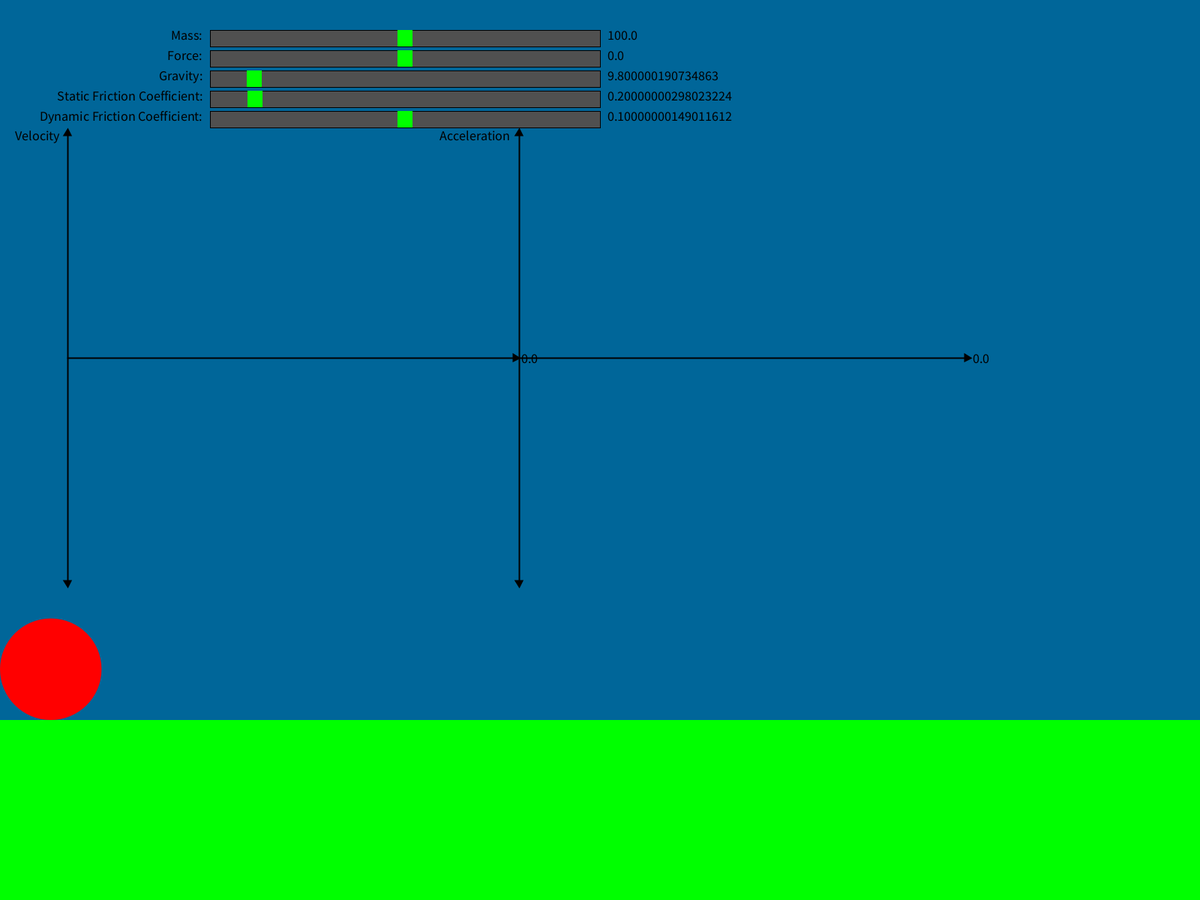
Frame 1 (no input)
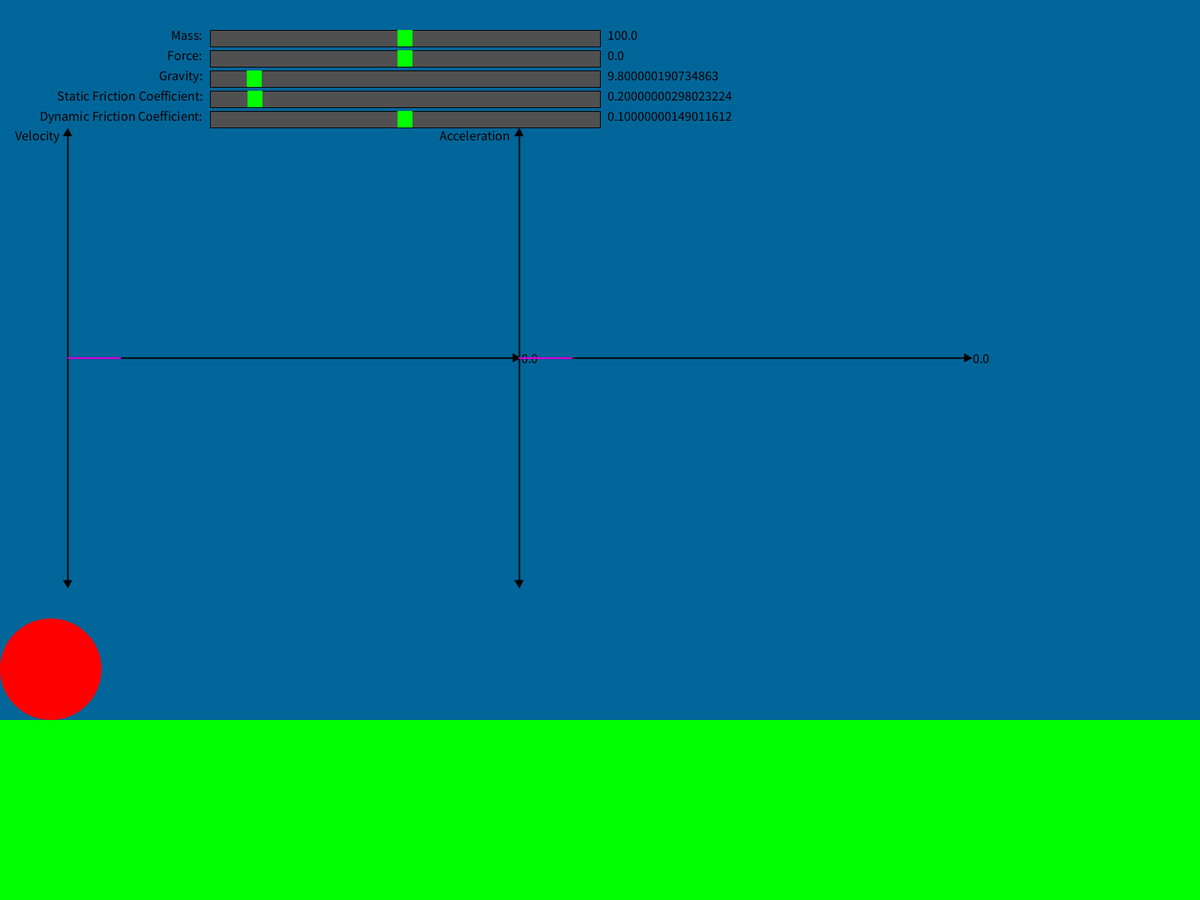
Frame 60 (the mouse pressed at the canvas centre just before this capture)
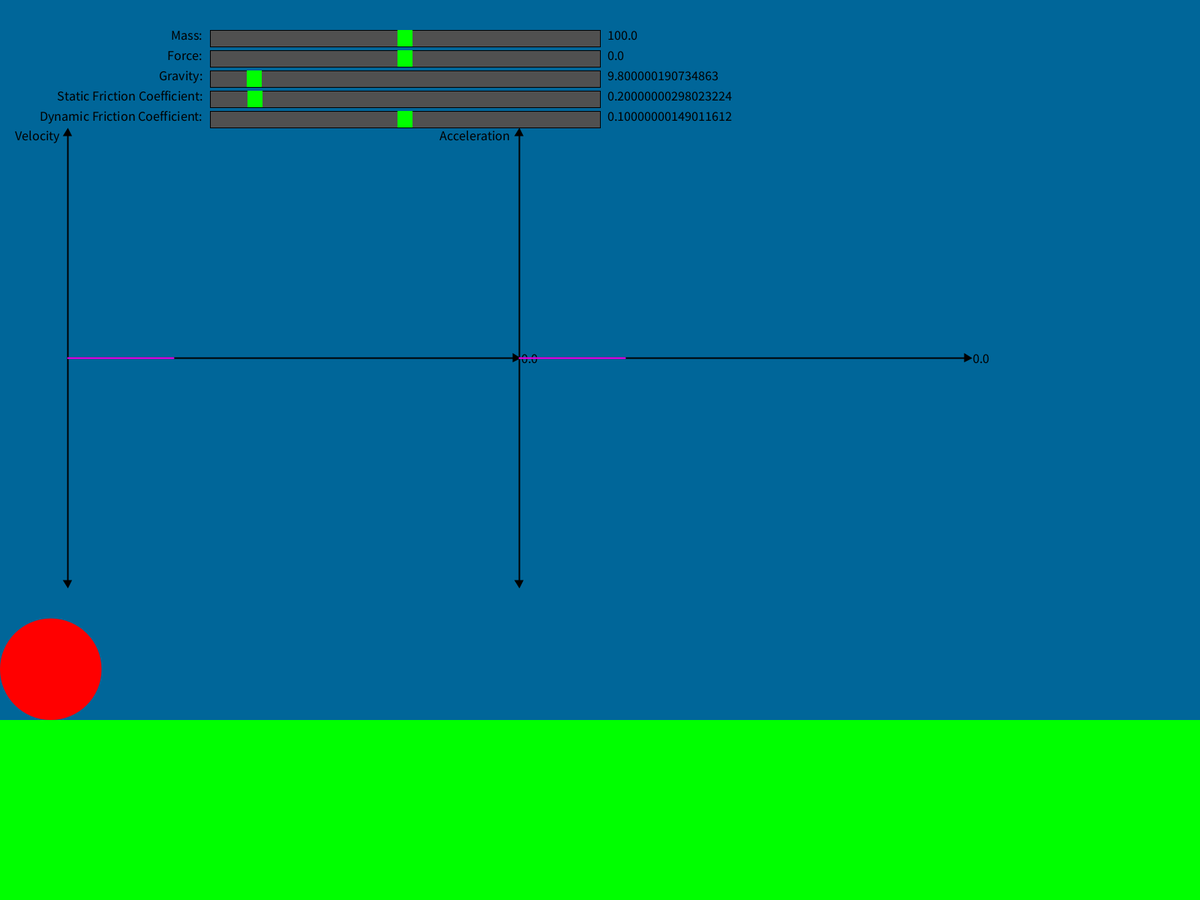
Frame 120 (the mouse held since frame 60 and released just before this capture)

The Processing sketch that drew these frames (run headless with seeded random() and noise(); from frame 60 on, the mouse is pressed at the canvas centre):

// Processing sketch: Simulation
// ── Simulation.pde
import java.util.Collections; //<>//
double dynamicFrictionCoefficient, staticFrictionCoefficient, mass, radius, force, gravity, netForce, velocity, acceleration;
double mx, fx, gx, sfcx, dfcx;
double mFraction=(double)2/5, fFraction=2, gFraction=(double)1/5, sfcFraction=(double)1/250, dfcFraction;
double ballx, bally;
boolean mActive, fActive, gActive, sfcActive, dfcActive;
int screenDistance=10000;
double distanceScale=(double)width/screenDistance;
int moving;
ArrayList<Double> velocityValues, accelerationValues;
void setup() {
  fullScreen();
  reset();
}
void draw() {
  background(0, 102, 153);
  drawSliders();
  drawSimulation();
  updateSimulation();
  drawGraphs();
}
void reset() {
  velocityValues=new ArrayList<Double>();
  accelerationValues=new ArrayList<Double>();
  moving=0;
  mActive=false;
  fActive=false;
  gActive=false;
  sfcActive=false;
  dfcActive=false;
  force=0;
  netForce=0;
  velocity=0;
  acceleration=0;
  mass=100;
  gravity=9.8;
  staticFrictionCoefficient=0.2;
  dynamicFrictionCoefficient=0.1;
  mx=mass/mFraction;
  fx=250;
  gx=gravity/gFraction;
  sfcx=staticFrictionCoefficient/sfcFraction;
  dfcFraction=staticFrictionCoefficient/500;
  dfcx=dynamicFrictionCoefficient/dfcFraction;
  radius=sqrt((float) mass/PI)*12;
  ballx=0;
  bally=4*height/5-radius*2;
}
void drawSliders() {
  fill(0);
  textAlign(RIGHT, TOP);
  textSize(18);
  text("Mass:", 270, 40);
  text("Force:", 270, 67);
  text("Gravity:", 270, 94);
  text("Static Friction Coefficient:", 270, 121);
  text("Dynamic Friction Coefficient:", 270, 148);
  textAlign(LEFT, TOP);
  text(mass+"", 810, 40);
  text(force+"", 810, 67);
  text(gravity+"", 810, 94);
  text(staticFrictionCoefficient+"", 810, 121);
  text(dynamicFrictionCoefficient+"", 810, 148);
  fill(80);
  stroke(0);
  rect(280, 40, 520, 22);
  rect(280, 67, 520, 22);
  rect(280, 94, 520, 22);
  rect(280, 121, 520, 22);
  rect(280, 148, 520, 22);
  noStroke();
  fill(0, 255, 0);
  rect(280+(float)mx, 40, 20, 22);
  rect(280+(float)fx, 67, 20, 22);
  rect(280+(float)gx, 94, 20, 22);
  rect(280+(float)sfcx, 121, 20, 22);
  rect(280+(float)dfcx, 148, 20, 22);
}
void drawGraphs() {
  double lineLength=bally-50-180;
  stroke(0);
  fill(0);
  strokeWeight(2);
  line(90, 180, 90, 180+(float)lineLength);
  line(90, 180+(float)lineLength/2, 90+(float)lineLength, 180+(float)lineLength/2);
  triangle(90, 172, 90-8/sqrt(3), 180, 90+8/sqrt(3), 180);
  triangle(90, 180+(float)lineLength+8, 90-8/sqrt(3), 180+(float)lineLength, 90+8/sqrt(3), 180+(float)lineLength);
  triangle(90+(float)lineLength+8, 180+(float)lineLength/2, 90+(float)lineLength, 180+(float)lineLength/2-8/sqrt(3), 90+(float)lineLength, 180+(float)lineLength/2+8/sqrt(3));
  line(692, 180, 692, 180+(float)lineLength);
  line(692, 180+(float)lineLength/2, 692+(float)lineLength, 180+(float)lineLength/2);
  triangle(692, 172, 692-8/sqrt(3), 180, 692+8/sqrt(3), 180);
  triangle(692, 180+(float)lineLength+8, 692-8/sqrt(3), 180+(float)lineLength, 692+8/sqrt(3), 180+(float)lineLength);
  triangle(692+(float)lineLength+8, 180+(float)lineLength/2, 692+(float)lineLength, 180+(float)lineLength/2-8/sqrt(3), 692+(float)lineLength, 180+(float)lineLength/2+8/sqrt(3));
  fill(0);
  textAlign(RIGHT, CENTER);
  text("Velocity", 80, 180);
  double velocityFraction=Collections.max(velocityValues)>-Collections.min(velocityValues)? Collections.max(velocityValues):-Collections.min(velocityValues);
  velocityFraction=velocityFraction==0? 0:lineLength/2/velocityFraction;
  beginShape();
  noFill();
  stroke(255, 0, 255);
  for (int i=0; i<velocityValues.size(); i++) {
    vertex(90+i*(float)lineLength/500, 180+(float)lineLength/2-(float)(double)velocityValues.get(i)*(float)velocityFraction);
  }
  endShape();
  textAlign(LEFT, CENTER);
  text(velocity+"", 100+(float)lineLength, 180+(float)lineLength/2-(float)velocity*(float)velocityFraction);
  textAlign(RIGHT, CENTER);
  text("Acceleration", 680, 180);
  double accelerationFraction=Collections.max(accelerationValues)>-Collections.min(accelerationValues)? Collections.max(accelerationValues):-Collections.min(accelerationValues);
  accelerationFraction=accelerationFraction==0? 0:lineLength/2/accelerationFraction;
  beginShape();
  noFill();
  stroke(255, 0, 255);
  for (int i=0; i<accelerationValues.size(); i++) {
    vertex(692+i*(float)lineLength/500, 180+(float)lineLength/2-(float)(double)accelerationValues.get(i)*(float)accelerationFraction);
  }
  endShape();
  textAlign(LEFT, CENTER);
  text(acceleration+"", 702+(float)lineLength, 180+(float)lineLength/2-(float)acceleration*(float)accelerationFraction);
  strokeWeight(1);
}
void updateValues() { 
  if (pmouseX>280+mx && pmouseY>40 && pmouseX<280+mx+20 && pmouseY<62) mActive=true;
  else if (pmouseX>280+fx && pmouseY>67 && pmouseX<280+fx+20 && pmouseY<89) fActive=true;
  else if (pmouseX>280+gx && pmouseY>94 && pmouseX<280+gx+20 && pmouseY<116) gActive=true;
  else if (pmouseX>280+sfcx && pmouseY>121 && pmouseX<280+sfcx+20 && pmouseY<143) sfcActive=true;
  else if (pmouseX>280+dfcx && pmouseY>148 && pmouseX<280+dfcx+20 && pmouseY<170) dfcActive=true;
  if (mActive) {
    if (mouseX-290<0) mx=0;
    else if (mouseX-290>500) mx=500;
    else mx=mouseX-290;
    mass=mx*mFraction;
    radius=sqrt((float)mass/PI)*12;
    bally=4*height/5-radius*2;
  } else if (fActive) {
    if (mouseX-290<0) fx=0;
    else if (mouseX-290>500) fx=500;
    else fx=mouseX-290;
    force=(fx-250)*fFraction;
  } else if (gActive) {
    if (mouseX-290<0) gx=0;
    else if (mouseX-290>500) gx=500;
    else gx=mouseX-290;
    gravity=gx*gFraction;
  } else if (sfcActive) {
    if (mouseX-290<0) sfcx=0;
    else if (mouseX-290>500) sfcx=500;
    else sfcx=mouseX-290;
    staticFrictionCoefficient=sfcx*sfcFraction;
    dfcFraction=staticFrictionCoefficient/500;
    dynamicFrictionCoefficient=dfcx*staticFrictionCoefficient/500;
  } else if (dfcActive) {
    if (mouseX-290<0) dfcx=0;
    else if (mouseX-290>500) dfcx=500;
    else dfcx=mouseX-290;
    dynamicFrictionCoefficient=dfcx*dfcFraction;
  }
}
void drawSimulation() {
  fill(0, 255, 0);
  noStroke();
  rect(0, 4*height/5, width, height/5);
  fill(255, 0, 0);
  ellipseMode(CORNER);
  ellipse((float)ballx, (float)bally, (float)radius*2, (float)radius*2);
  if (ballx+radius*2>width) ellipse((float)-radius*2+(float)ballx+(float)radius*2-width, (float)bally, (float)radius*2, (float)radius*2);
  else if (ballx<0) ellipse(width-(float)ballx, (float)bally, (float)radius*2, (float)radius*2);
}
void updateSimulation() {
  if (ballx>width)ballx=0;
  else if (ballx+radius*2<0)ballx=width;
  if (moving!=0) {
    if ((force>=0 && moving>0) || (force<0 && moving>0)) netForce=force-dynamicFrictionCoefficient*mass*gravity;
    else netForce=force+dynamicFrictionCoefficient*mass*gravity;
    acceleration=netForce/mass;
    velocity+=acceleration;
    if (moving>0 == velocity>0)
      ballx+=velocity*distanceScale;
    else {
      velocity=0;
      if (!(force>staticFrictionCoefficient*mass*gravity || -force>staticFrictionCoefficient*mass*gravity)) acceleration=0;
      moving=0;
    }
  } else if (force>staticFrictionCoefficient*mass*gravity) {    
    moving=1;
    netForce=force-dynamicFrictionCoefficient*mass*gravity;
    acceleration=netForce/mass;
    velocity+=acceleration;
    ballx+=velocity*distanceScale;
  } else if (-force>staticFrictionCoefficient*mass*gravity) {
    moving=-1;
    netForce=force+dynamicFrictionCoefficient*mass*gravity;
    acceleration=netForce/mass;
    velocity+=acceleration;
    ballx+=velocity*distanceScale;
  }
  velocityValues.add(velocity);
  accelerationValues.add(acceleration);
  if (velocityValues.size()>500) velocityValues.remove(0);
  if (accelerationValues.size()>500) accelerationValues.remove(0);
}
void mouseDragged() {
  if (mouseButton==LEFT)
    updateValues();
}
void mousePressed() {
  if (mouseButton==RIGHT)
    reset();
  else if (mouseButton==LEFT)
    if (pmouseX>280 && pmouseY>40 && pmouseX<800 && pmouseY<62) 
      if (mouseX-290<0) mx=0;
      else if (mouseX-290>500) mx=500;
      else mx=mouseX-290;
    else if (pmouseX>280 && pmouseY>67 && pmouseX<800 && pmouseY<89) 
      if (mouseX-290<0) fx=0;
      else if (mouseX-290>500) fx=500;
      else fx=mouseX-290;
    else if (pmouseX>280 && pmouseY>94 && pmouseX<800 && pmouseY<116) 
      if (mouseX-290<0) gx=0;
      else if (mouseX-290>500) gx=500;
      else gx=mouseX-290;
    else if (pmouseX>280 && pmouseY>121 && pmouseX<800 && pmouseY<143) 
      if (mouseX-290<0) sfcx=0;
      else if (mouseX-290>500) sfcx=500;
      else sfcx=mouseX-290;
    else if (pmouseX>280 && pmouseY>148 && pmouseX<800 && pmouseY<170) 
      if (mouseX-290<0) dfcx=0;
      else if (mouseX-290>500) dfcx=500;
      else dfcx=mouseX-290;
}
void mouseReleased() {
  mActive=false;
  fActive=false;
  gActive=false;
  sfcActive=false;
  dfcActive=false;
}
